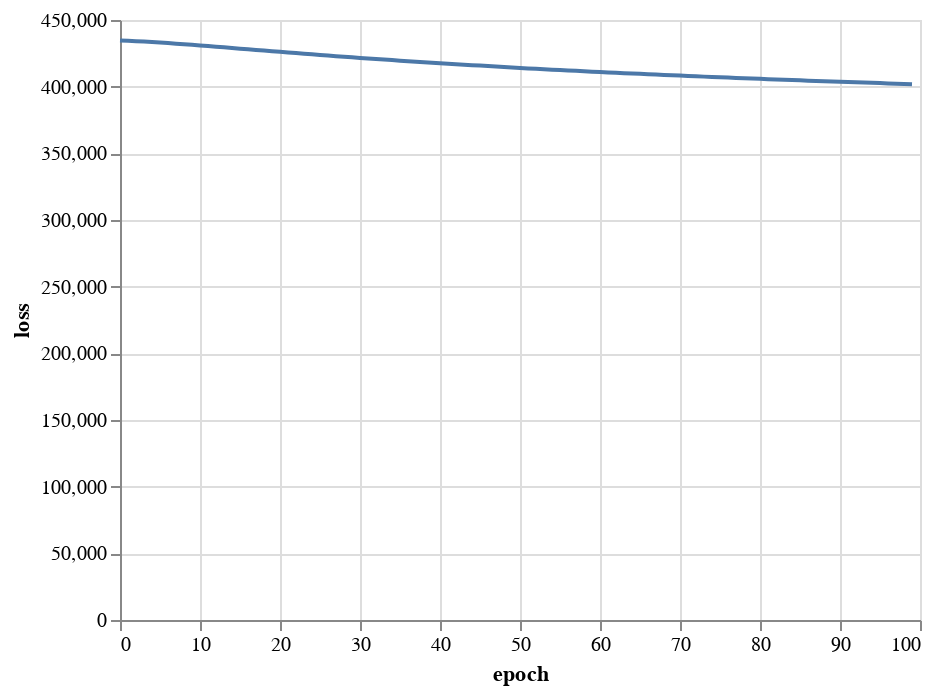

Notebook code cell kept with this figure:
### Markdown cell above
# Cartpole Training

### Code cell
Q = np.diag([0.1, 20, 1, 1])
R = np.array([2])


def train_cart_pole(
    num_samples={"x": 20, "theta": 50, "x_dot": 20, "theta_dot": 20},
    ranges={
        "x": (-5, 5),
        "theta": (0, 2 * np.pi),
        "x_dot": (-10, 10),
        "theta_dot": (-10, 10),
    },
    lr=1e-4,
    epochs=300,
    steps_per_epoch=100,
    target_state={"x": 0.0, "theta": np.pi, "x_dot": 0.0, "theta_dot": 0.0},
    discount_factor=0.9999,
):
    assert target_state != None

    # Create the plant
    builder = DiagramBuilder()
    plant, _ = AddMultibodyPlantSceneGraph(builder, time_step=0.0)
    Parser(plant).AddModelFromFile("cartpole.urdf")
    plant.Finalize()
    plant_context = plant.CreateDefaultContext()
    builder.Build()

    # Create a state space grid, ensuring that the target state is included
    states = {
        k: np.unique(
            np.append(
                np.linspace(ranges[k][0], ranges[k][1], num_samples[k]), target_state[k]
            )
        )
        for k in num_samples
    }
    state_grid_cart = np.meshgrid(
        states["x"],
        states["theta"],
        states["x_dot"],
        states["theta_dot"],
        indexing="ij",
    )
    num_samples = {k: states[k].size for k in states}
    state_grid = np.vstack([s.flatten() for s in state_grid_cart])

    # zero cost state
    target_state = np.array([v for v in target_state.values()]).reshape(-1, 1)

    # A neural network for the cartpole
    mlp = MultilayerPerceptron(
        [False, True, False, False],
        [100, 100, 1],
        [
            PerceptronActivationType.kReLU,
            PerceptronActivationType.kReLU,
            PerceptronActivationType.kIdentity,
        ],
    )

    # train the neural network
    mlp_context, loss_over_time = ContinuousFittedValueIteration(
        plant,
        plant_context,
        mlp,
        partial(compute_state_cost, Q, target_state),
        compute_u_star,
        R,
        state_grid,
        time_step=0.01,
        discount_factor=discount_factor,
        lr=lr,
        minibatch=32,
        epochs=epochs,
        optimization_steps_per_epoch=steps_per_epoch,
        input_limits=None,
        target_state=target_state,
    )

    J = mlp.BatchOutput(mlp_context, state_grid)[0].reshape(
        num_samples["x"],
        num_samples["theta"],
        num_samples["x_dot"],
        num_samples["theta_dot"],
    )

    states = pd.DataFrame(
        {
            "x": state_grid[0].ravel(),
            "theta": state_grid[1].ravel(),
            "x_dot": state_grid[2].ravel(),
            "theta_dot": state_grid[3].ravel(),
            "J": J.ravel(),
        }
    )

    return mlp, mlp_context, loss_over_time, states, J


mlp, mlp_context, loss_over_time, states, J = train_cart_pole(
    epochs=3000,
    discount_factor=0.9999,
    lr=1e-5,
    steps_per_epoch=1000,
    ranges={
        "x": (-2, 2),
        "theta": (np.pi - 0.5, np.pi + 0.5),
        "x_dot": (-5, 5),
        "theta_dot": (-5, 5),
    },
)

### Figure 1 — Vega-Lite specification as saved in the notebook (floating-point values rounded to 4 significant figures)
{"config": {"view": {"continuousWidth": 400, "continuousHeight": 300}}, "data": {"name": "data-902339d926206da2fa6eb5d8fb59a7e3"}, "mark": "line", "encoding": {"x": {"field": "epoch", "type": "quantitative"}, "y": {"field": "loss", "type": "quantitative"}}, "$schema": "https://vega.github.io/schema/vega-lite/v4.17.0.json", "datasets": {"data-902339d926206da2fa6eb5d8fb59a7e3": [{"epoch": 0, "loss": 434700.0}, {"epoch": 1, "loss": 434400.0}, {"epoch": 2, "loss": 434100.0}, {"epoch": 3, "loss": 433800.0}, {"epoch": 4, "loss": 433500.0}, {"epoch": 5, "loss": 433100.0}, {"epoch": 6, "loss": 432700.0}, {"epoch": 7, "loss": 432300.0}, {"epoch": 8, "loss": 431800.0}, {"epoch": 9, "loss": 431400.0}, {"epoch": 10, "loss": 430900.0}, {"epoch": 11, "loss": 430400.0}, {"epoch": 12, "loss": 430000.0}, {"epoch": 13, "loss": 429500.0}, {"epoch": 14, "loss": 429000.0}, {"epoch": 15, "loss": 428500.0}, {"epoch": 16, "loss": 428000.0}, {"epoch": 17, "loss": 427600.0}, {"epoch": 18, "loss": 427100.0}, {"epoch": 19, "loss": 426600.0}, {"epoch": 20, "loss": 426100.0}, {"epoch": 21, "loss": 425600.0}, {"epoch": 22, "loss": 425200.0}, {"epoch": 23, "loss": 424700.0}, {"epoch": 24, "loss": 424200.0}, {"epoch": 25, "loss": 423800.0}, {"epoch": 26, "loss": 423300.0}, {"epoch": 27, "loss": 422900.0}, {"epoch": 28, "loss": 422400.0}, {"epoch": 29, "loss": 422000.0}, {"epoch": 30, "loss": 421600.0}, {"epoch": 31, "loss": 421100.0}, {"epoch": 32, "loss": 420700.0}, {"epoch": 33, "loss": 420300.0}, {"epoch": 34, "loss": 419900.0}, {"epoch": 35, "loss": 419500.0}, {"epoch": 36, "loss": 419100.0}, {"epoch": 37, "loss": 418700.0}, {"epoch": 38, "loss": 418300.0}, {"epoch": 39, "loss": 418000.0}, {"epoch": 40, "loss": 417600.0}, {"epoch": 41, "loss": 417200.0}, {"epoch": 42, "loss": 416900.0}, {"epoch": 43, "loss": 416500.0}, {"epoch": 44, "loss": 416100.0}, {"epoch": 45, "loss": 415800.0}, {"epoch": 46, "loss": 415500.0}, {"epoch": 47, "loss": 415100.0}, {"epoch": 48, "loss": 414800.0}, {"epoch": 49, "loss": 414400.0}, {"epoch": 50, "loss": 414000.0}, {"epoch": 51, "loss": 413700.0}, {"epoch": 52, "loss": 413400.0}, {"epoch": 53, "loss": 413100.0}, {"epoch": 54, "loss": 412800.0}, {"epoch": 55, "loss": 412500.0}, {"epoch": 56, "loss": 412200.0}, {"epoch": 57, "loss": 411900.0}, {"epoch": 58, "loss": 411600.0}, {"epoch": 59, "loss": 411300.0}, {"epoch": 60, "loss": 411000.0}, {"epoch": 61, "loss": 410700.0}, {"epoch": 62, "loss": 410400.0}, {"epoch": 63, "loss": 410100.0}, {"epoch": 64, "loss": 409900.0}, {"epoch": 65, "loss": 409600.0}, {"epoch": 66, "loss": 409300.0}, {"epoch": 67, "loss": 409100.0}, {"epoch": 68, "loss": 408800.0}, {"epoch": 69, "loss": 408500.0}, {"epoch": 70, "loss": 408300.0}, {"epoch": 71, "loss": 408000.0}, {"epoch": 72, "loss": 407800.0}, {"epoch": 73, "loss": 407500.0}, {"epoch": 74, "loss": 407300.0}, {"epoch": 75, "loss": 407000.0}, {"epoch": 76, "loss": 406800.0}, {"epoch": 77, "loss": 406600.0}, {"epoch": 78, "loss": 406300.0}, {"epoch": 79, "loss": 406100.0}, {"epoch": 80, "loss": 405900.0}, {"epoch": 81, "loss": 405600.0}, {"epoch": 82, "loss": 405400.0}, {"epoch": 83, "loss": 405200.0}, {"epoch": 84, "loss": 405000.0}, {"epoch": 85, "loss": 404700.0}, {"epoch": 86, "loss": 404500.0}, {"epoch": 87, "loss": 404300.0}, {"epoch": 88, "loss": 404100.0}, {"epoch": 89, "loss": 403900.0}, {"epoch": 90, "loss": 403700.0}, {"epoch": 91, "loss": 403500.0}, {"epoch": 92, "loss": 403300.0}, {"epoch": 93, "loss": 403100.0}, {"epoch": 94, "loss": 402900.0}, {"epoch": 95, "loss": 402700.0}, {"epoch": 96, "loss": 402500.0}, {"epoch": 97, "loss": 402300.0}, {"epoch": 98, "loss": 402100.0}, {"epoch": 99, "loss": 401800.0}]}}
